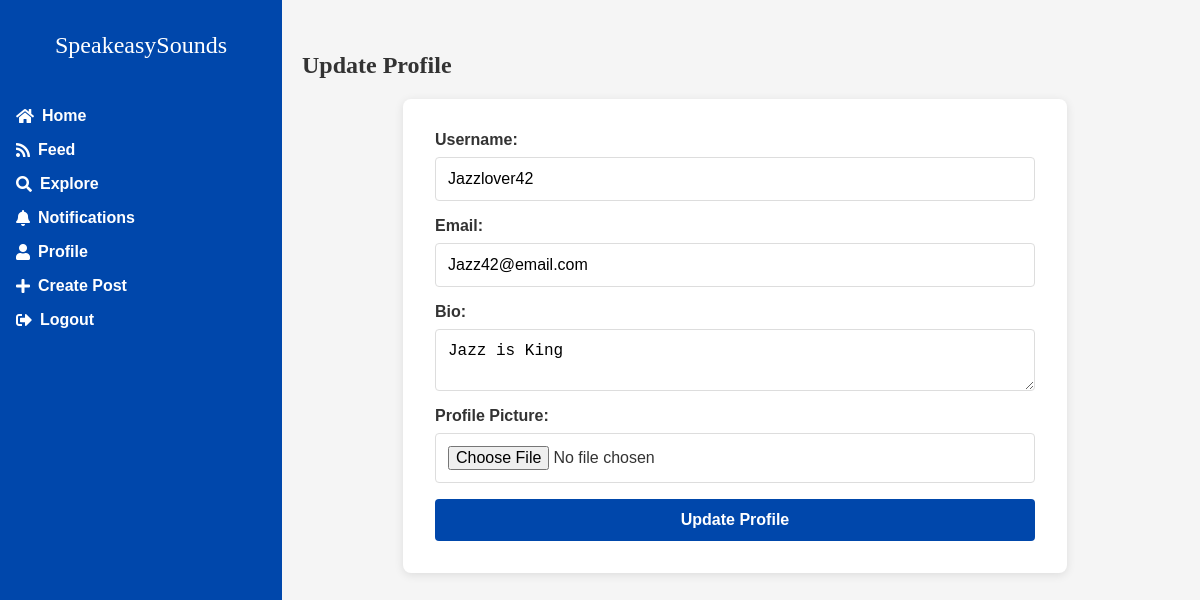
Page /scripts/update_user.php (signed in) on the committed database.
### tables this page shows
CREATE TABLE `users` (
  `user_id` int(11) NOT NULL,
  `username` varchar(50) NOT NULL,
  `email` varchar(100) NOT NULL,
  `password` varchar(255) NOT NULL,
  `profile_picture` varchar(255) DEFAULT NULL,
  `bio` text DEFAULT NULL,
  `created_at` datetime DEFAULT current_timestamp(),
  `updated_at` datetime DEFAULT current_timestamp() ON UPDATE current_timestamp()
);

### scripts/update_user.php (the view, shortened to what this page needs)
<?php
include 'config.php';
$user_id = $_SESSION['user_id'];
$sql_user = "SELECT * FROM Users WHERE user_id = '$user_id'";
$result_user = $conn->query($sql_user);
$user = $result_user->fetch_assoc();
?>
<?php include '../templates/header.php'; ?>
<main class="main-content">
    <h2>Update Profile</h2>
    <form action="update_user.php" method="post" enctype="multipart/form-data" class="profile-form">
        <div class="form-group">
            <label for="username">Username:</label>
            <input type="text" id="username" name="username" value="<?php echo htmlspecialchars($user['username']); ?>" required>
        </div>
        <div class="form-group">
            <label for="email">Email:</label>
            <input type="email" id="email" name="email" value="<?php echo htmlspecialchars($user['email']); ?>" required>
        </div>
        <div class="form-group">
            <label for="bio">Bio:</label>
            <textarea id="bio" name="bio" required><?php echo htmlspecialchars($user['bio']); ?></textarea>
        </div>
        <div class="form-group">
            <label for="profile_picture">Profile Picture:</label>
            <input type="file" id="profile_picture" name="profile_picture">
        </div>
        <button type="submit">Update Profile</button>
    </form>
</main>
<?php include '../templates/footer.php'; ?>

### assets/style.css (style rules this page uses)
body { font-family: 'Arial', sans-serif; background-color: #f5f5f5; color: #333; margin: 0; padding: 0; display: flex; flex-direction: column; height: 100vh; }
.main-content { margin-left: 270px; padding: 2rem; flex: 1; }
h2, h3 { font-family: 'Georgia', serif; }
.profile-form, .post-form, .comment-form { display: flex; flex-direction: column; gap: 1rem; background-color: white; padding: 2rem; border-radius: 8px; box-shadow: 0 2px 10px rgba(0, 0, 0, 0.1); max-width: 600px; margin: auto; }
.profile-form .form-group, .post-form .form-group, .comment-form .form-group { display: flex; flex-direction: column; }
.profile-form label, .post-form label { font-weight: bold; margin-bottom: 0.5rem; }
.profile-form input, .profile-form textarea, .profile-form button, .profile-form input[type="file"], .post-form input, .post-form textarea, .post-form button, .comment-form textarea, .comment-form button { padding: 0.75rem; border: 1px solid #ddd; border-radius: 4px; font-size: 1rem; }
.profile-form button, .post-form button, .comment-form button { padding: 0.75rem; border: none; border-radius: 4px; background-color: #0047AB; color: white; font-weight: bold; cursor: pointer; font-size: 1rem; }

### rows in the picture
users: username "Jazzlover42", email "Jazz42@email.com", bio "Jazz is King"
